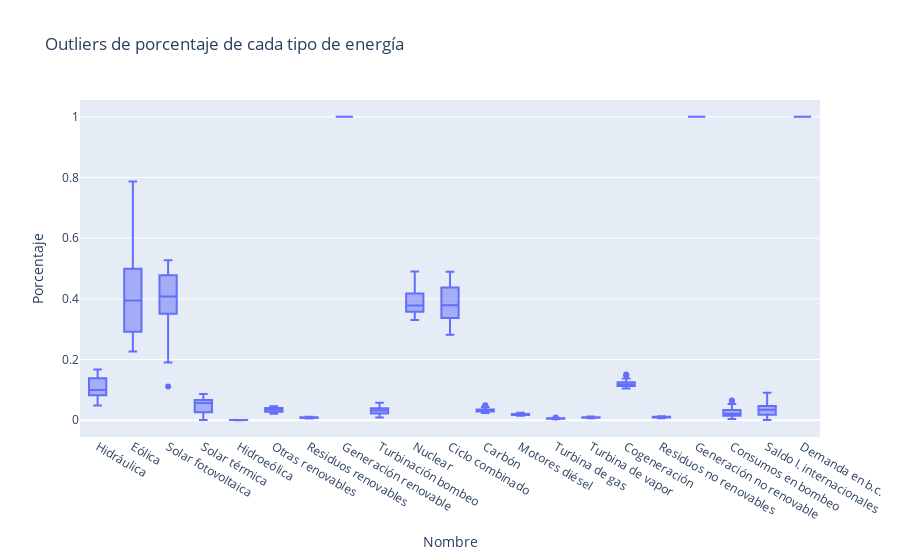

This figure's notebook cell:
### Code cell
fig = px.box(balance_df,
            x = 'nombre',
            y = 'Porcentaje',
            title = 'Outliers de porcentaje de cada tipo de energía')

fig.update_layout(
    xaxis_title = 'Nombre',
    yaxis_title = "Porcentaje",
)

fig.show()

### Figure 1 — Plotly figure (JSON) as saved in the notebook; plotly's stock layout.template omitted (floating-point values rounded to 4 significant figures; data arrays with more than 128 entries replaced by an {"elided": "..."} marker saying what was removed)
{"data": [{"alignmentgroup": "True", "hovertemplate": "nombre=%{x}<br>Porcentaje=%{y}<extra></extra>", "legendgroup": "", "marker": {"color": "#636efa"}, "name": "", "notched": false, "offsetgroup": "", "orientation": "v", "showlegend": false, "type": "box", "x": {"elided": "651 str values"}, "x0": " ", "xaxis": "x", "y": {"elided": "651 float values"}, "y0": " ", "yaxis": "y"}], "layout": {"boxmode": "group", "legend": {"tracegroupgap": 0}, "title": {"text": "Outliers de porcentaje de cada tipo de energía"}, "xaxis": {"anchor": "y", "domain": [0, 1], "title": {"text": "Nombre"}}, "yaxis": {"anchor": "x", "domain": [0, 1], "title": {"text": "Porcentaje"}}}}
